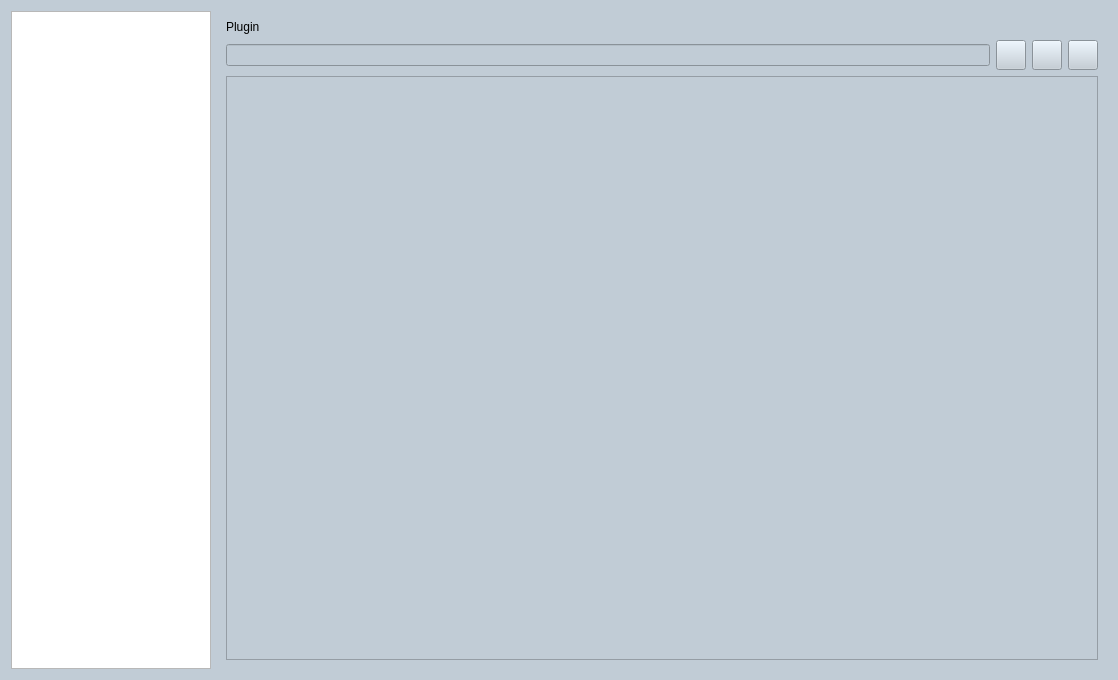
<?xml version="1.0" encoding="UTF-8"?>
<ui version="4.0">
 <class>SettingPageDev</class>
 <widget class="QWidget" name="SettingPageDev">
  <property name="geometry">
   <rect>
    <x>0</x>
    <y>0</y>
    <width>1118</width>
    <height>680</height>
   </rect>
  </property>
  <property name="windowTitle">
   <string>Form</string>
  </property>
  <property name="styleSheet">
   <string notr="true">QWidget#SettingPageDev{
background-color:#C1CCD6;
border-top-left-radius:0px;
border-top-right-radius:0px;
border-bottom-left-radius:15px;
border-bottom-right-radius:15px;}</string>
  </property>
  <layout class="QGridLayout" name="gridLayout">
   <item row="0" column="1">
    <widget class="QStackedWidget" name="stackPage">
     <property name="currentIndex">
      <number>0</number>
     </property>
     <widget class="QWidget" name="pagePlugin">
      <layout class="QGridLayout" name="gridLayout_4">
       <property name="leftMargin">
        <number>0</number>
       </property>
       <property name="topMargin">
        <number>0</number>
       </property>
       <property name="rightMargin">
        <number>0</number>
       </property>
       <property name="bottomMargin">
        <number>0</number>
       </property>
       <property name="spacing">
        <number>0</number>
       </property>
       <item row="0" column="0">
        <widget class="QWidget" name="wgtPlugin" native="true">
         <property name="styleSheet">
          <string notr="true">background-color:#C1CCD6;</string>
         </property>
         <layout class="QVBoxLayout" name="verticalLayout">
          <item>
           <widget class="QLabel" name="lblTitleWgtPlugin">
            <property name="text">
             <string>Plugin</string>
            </property>
           </widget>
          </item>
          <item>
           <layout class="QHBoxLayout" name="horizontalLayout">
            <item>
             <widget class="QLineEdit" name="editFilterPlugin"/>
            </item>
            <item>
             <widget class="QPushButton" name="btnAddPlugin">
              <property name="minimumSize">
               <size>
                <width>30</width>
                <height>30</height>
               </size>
              </property>
              <property name="maximumSize">
               <size>
                <width>30</width>
                <height>30</height>
               </size>
              </property>
              <property name="text">
               <string/>
              </property>
              <property name="icon">
               <iconset resource="../../res.qrc">
                <normaloff>:/icons/add</normaloff>:/icons/add</iconset>
              </property>
              <property name="iconSize">
               <size>
                <width>20</width>
                <height>20</height>
               </size>
              </property>
             </widget>
            </item>
            <item>
             <widget class="QPushButton" name="btnDelPlugin">
              <property name="minimumSize">
               <size>
                <width>30</width>
                <height>30</height>
               </size>
              </property>
              <property name="maximumSize">
               <size>
                <width>30</width>
                <height>30</height>
               </size>
              </property>
              <property name="text">
               <string/>
              </property>
              <property name="icon">
               <iconset>
                <normalon>:/icons/del</normalon>
               </iconset>
              </property>
              <property name="iconSize">
               <size>
                <width>20</width>
                <height>20</height>
               </size>
              </property>
             </widget>
            </item>
            <item>
             <widget class="QPushButton" name="btnSettingPlugin">
              <property name="minimumSize">
               <size>
                <width>30</width>
                <height>30</height>
               </size>
              </property>
              <property name="maximumSize">
               <size>
                <width>30</width>
                <height>30</height>
               </size>
              </property>
              <property name="text">
               <string/>
              </property>
              <property name="icon">
               <iconset>
                <normalon>:/icons/settings</normalon>
               </iconset>
              </property>
              <property name="iconSize">
               <size>
                <width>20</width>
                <height>20</height>
               </size>
              </property>
             </widget>
            </item>
           </layout>
          </item>
          <item>
           <widget class="QTableView" name="tbviewPlugin">
            <property name="minimumSize">
             <size>
              <width>10</width>
              <height>10</height>
             </size>
            </property>
            <property name="autoFillBackground">
             <bool>true</bool>
            </property>
            <property name="verticalScrollBarPolicy">
             <enum>Qt::ScrollBarPolicy::ScrollBarAlwaysOff</enum>
            </property>
            <property name="horizontalScrollBarPolicy">
             <enum>Qt::ScrollBarPolicy::ScrollBarAlwaysOff</enum>
            </property>
            <property name="sizeAdjustPolicy">
             <enum>QAbstractScrollArea::SizeAdjustPolicy::AdjustToContents</enum>
            </property>
            <property name="autoScroll">
             <bool>true</bool>
            </property>
            <property name="autoScrollMargin">
             <number>0</number>
            </property>
           </widget>
          </item>
         </layout>
        </widget>
       </item>
      </layout>
     </widget>
     <widget class="QWidget" name="pageModel">
      <layout class="QGridLayout" name="gridLayout_2">
       <property name="leftMargin">
        <number>0</number>
       </property>
       <property name="topMargin">
        <number>0</number>
       </property>
       <property name="rightMargin">
        <number>0</number>
       </property>
       <property name="bottomMargin">
        <number>0</number>
       </property>
       <property name="spacing">
        <number>0</number>
       </property>
       <item row="0" column="0">
        <widget class="QWidget" name="wgtModel" native="true">
         <property name="styleSheet">
          <string notr="true">background-color:#C1CCD6;</string>
         </property>
         <layout class="QGridLayout" name="gridLayout_6">
          <item row="0" column="0">
           <widget class="QLabel" name="lblTitleWgtModel">
            <property name="text">
             <string>Model</string>
            </property>
           </widget>
          </item>
         </layout>
        </widget>
       </item>
      </layout>
     </widget>
     <widget class="QWidget" name="pageMem">
      <layout class="QGridLayout" name="gridLayout_5">
       <property name="leftMargin">
        <number>0</number>
       </property>
       <property name="topMargin">
        <number>0</number>
       </property>
       <property name="rightMargin">
        <number>0</number>
       </property>
       <property name="bottomMargin">
        <number>0</number>
       </property>
       <property name="spacing">
        <number>0</number>
       </property>
       <item row="0" column="0">
        <widget class="QWidget" name="wgtMem" native="true">
         <property name="styleSheet">
          <string notr="true">background-color:#C1CCD6;</string>
         </property>
         <layout class="QGridLayout" name="gridLayout_3">
          <item row="0" column="0">
           <widget class="QLabel" name="lblTitleWgtMem">
            <property name="text">
             <string>Memory</string>
            </property>
           </widget>
          </item>
         </layout>
        </widget>
       </item>
      </layout>
     </widget>
    </widget>
   </item>
   <item row="0" column="0">
    <widget class="QListWidget" name="listWgtCatalog">
     <property name="minimumSize">
      <size>
       <width>200</width>
       <height>0</height>
      </size>
     </property>
     <property name="maximumSize">
      <size>
       <width>200</width>
       <height>16777215</height>
      </size>
     </property>
    </widget>
   </item>
  </layout>
 </widget>
 <resources>
  <include location="../../res.qrc"/>
 </resources>
 <connections/>
</ui>
